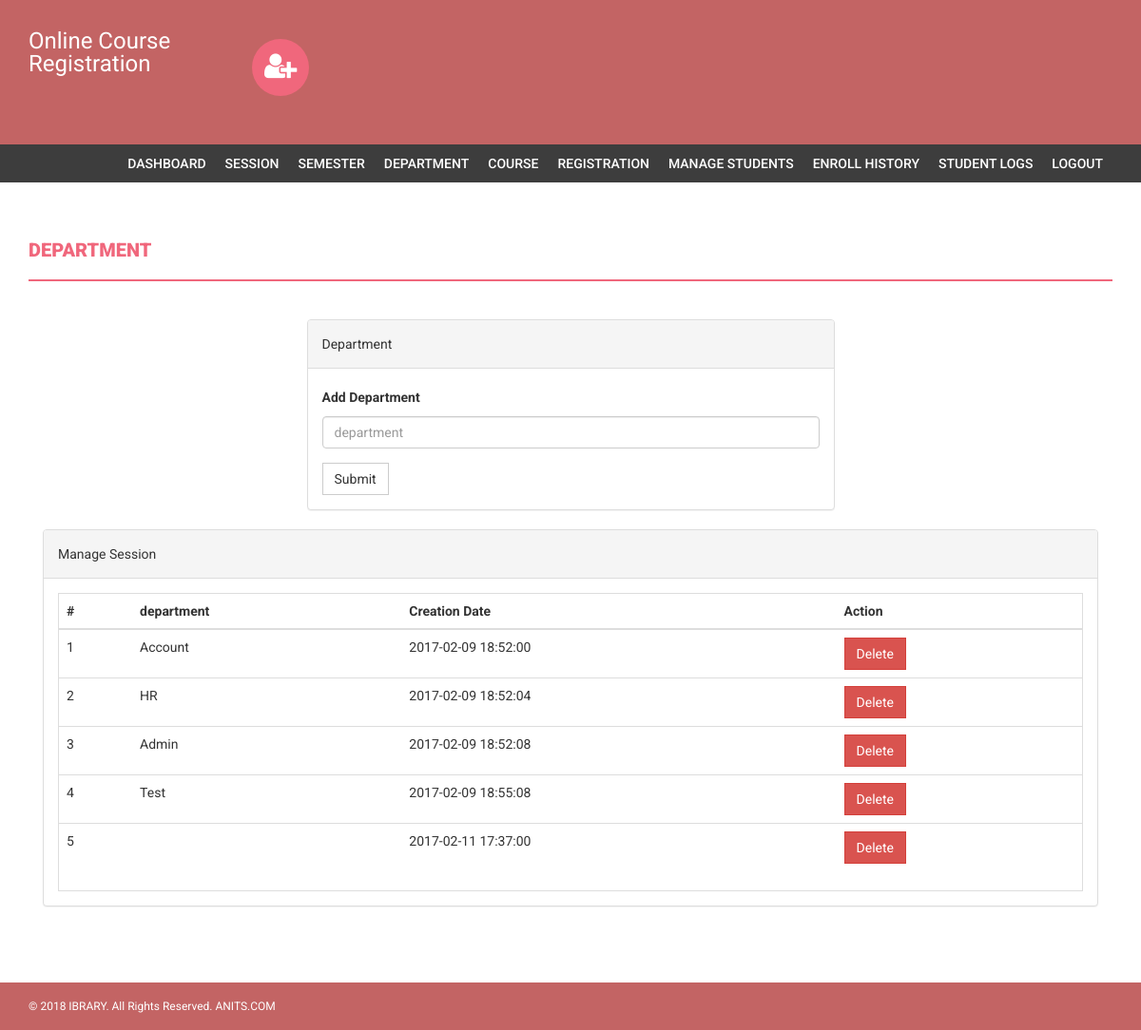
/onlinecourse/admin/department.php (signed in), run on the app's committed database.
### tables this page shows
CREATE TABLE `department` (
  `id` int(11) NOT NULL,
  `department` varchar(255) NOT NULL,
  `creationDate` timestamp NOT NULL DEFAULT CURRENT_TIMESTAMP
);

### onlinecourse/admin/department.php (the view, shortened to what this page needs)
<?php
if(strlen($_SESSION['alogin'])==0)
    {
header('location:index.php');
}
else{
?>
<!DOCTYPE html>
<html xmlns="http://www.w3.org/1999/xhtml">
<head>
    <link href="assets/css/bootstrap.css" rel="stylesheet" />
    <link href="assets/css/font-awesome.css" rel="stylesheet" />
    <link href="assets/css/style.css" rel="stylesheet" />
</head>
<body>
<?php include('includes/header.php');?>
<?php if($_SESSION['alogin']!="")
{
 include('includes/menubar.php');
}
 ?>
    <div class="content-wrapper">
        <div class="container">
              <div class="row">
                    <div class="col-md-12">
                        <h1 class="page-head-line">Department  </h1>
                    </div>
                </div>
                <div class="row" >
                  <div class="col-md-3"></div>
                    <div class="col-md-6">
                        <div class="panel panel-default">
                        <div class="panel-heading">
                           Department
                        </div>
                        <div class="panel-body">
                       <form name="dept" method="post">
   <div class="form-group">
    <label for="department">Add Department  </label>
    <input type="text" class="form-control" id="department" name="department" placeholder="department" required />
  </div>
 <button type="submit" name="submit" class="btn btn-default">Submit</button>
</form>
                            </div>
                            </div>
                    </div>
                </div>
                <div class="col-md-12">
                    <div class="panel panel-default">
                        <div class="panel-heading">
                            Manage Session
                        </div>
                        <div class="panel-body">
                            <div class="table-responsive table-bordered">
                                <table class="table">
                                    <thead>
                                        <tr>
                                            <th>#</th>
                                            <th>department</th>
                                            <th>Creation Date</th>
                                            <th>Action</th>
                                        </tr>
                                    </thead>
                                    <tbody>
<?php
$sql=mysql_query("select * from department");
$cnt=1;
while($row=mysql_fetch_array($sql))
{
?>
                                        <tr>
                                            <td><?php echo $cnt;?></td>
                                            <td><?php echo htmlentities($row['department']);?></td>
                                            <td><?php echo htmlentities($row['creationDate']);?></td>
                                            <td>
  <a href="department.php?id=<?php echo $row['id']?>&del=delete" onClick="return confirm('Are you sure you want to delete?')">
                                            <button class="btn btn-danger">Delete</button>
</a>
                                            </td>
                                        </tr>
<?php
$cnt++;
} ?>
                                    </tbody>
                                </table>
                            </div>
                        </div>
                    </div>
                </div>
            </div>
        </div>
  <?php include('includes/footer.php');?>
</body>
</html>
<?php } ?>

### onlinecourse/admin/assets/css/style.css (style rules this page uses)
body { font-family: 'Roboto', sans-serif; line-height: 30px; }
.content-wrapper { margin-top: 40px; min-height: 600px; padding-bottom: 60px; }
.page-head-line { font-weight: 900; padding-bottom: 20px; border-bottom: 2px solid #F0677C; text-transform: uppercase; color: #F0677C; font-size: 20px; margin-bottom: 40px; }
.btn { border-radius: 0px; -webkit-border-radius: 0px; -moz-border-radius: 0px; }

### data on the page
department: department "Account", creationDate "2017-02-09 18:52:00"
department: department "HR", creationDate "2017-02-09 18:52:04"
department: department "Admin", creationDate "2017-02-09 18:52:08"
department: department "Test", creationDate "2017-02-09 18:55:08"
department: creationDate "2017-02-11 17:37:00"
